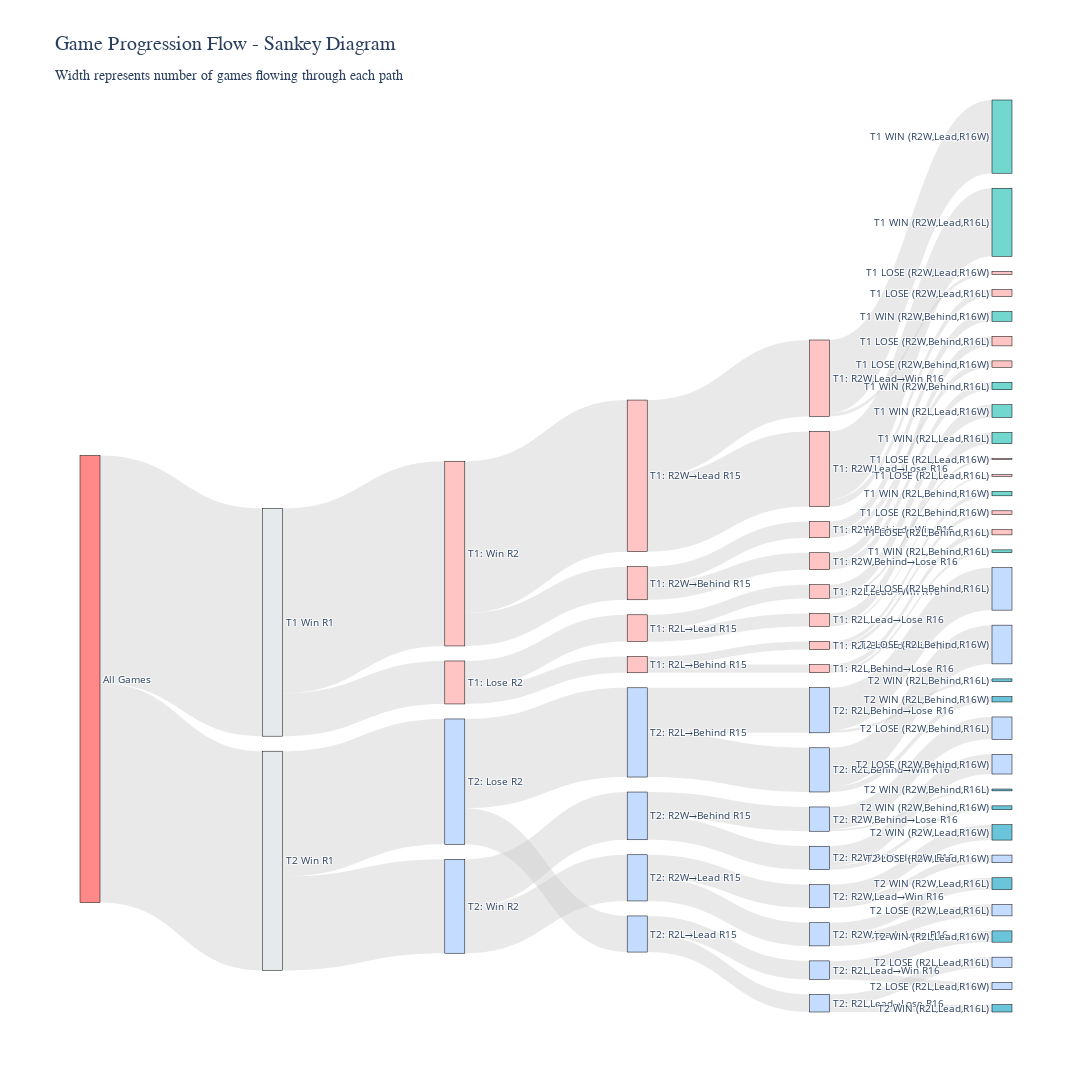

Source (notebook cell):
### Code cell
# ============================================================================
# SANKEY DIAGRAM - Interactive flow visualization
# ============================================================================

import plotly.graph_objects as go

def create_sankey_data():
    """Build Sankey diagram source/target/value arrays"""
    
    # Node labels (indexed)
    labels = [
        "All Games",  # 0
        
        # R1 level
        "T1 Win R1", "T2 Win R1",  # 1, 2
        
        # R2 level - T1 path
        "T1: Win R2", "T1: Lose R2",  # 3, 4
        # R2 level - T2 path
        "T2: Win R2", "T2: Lose R2",  # 5, 6
        
        # R15 level - T1 R2 win
        "T1: R2W→Lead R15", "T1: R2W→Behind R15",  # 7, 8
        # R15 level - T1 R2 loss
        "T1: R2L→Lead R15", "T1: R2L→Behind R15",  # 9, 10
        # R15 level - T2 R2 win
        "T2: R2W→Lead R15", "T2: R2W→Behind R15",  # 11, 12
        # R15 level - T2 R2 loss
        "T2: R2L→Lead R15", "T2: R2L→Behind R15",  # 13, 14
        
        # R16 level - T1 paths (8 nodes)
        "T1: R2W,Lead→Win R16", "T1: R2W,Lead→Lose R16",  # 15, 16
        "T1: R2W,Behind→Win R16", "T1: R2W,Behind→Lose R16",  # 17, 18
        "T1: R2L,Lead→Win R16", "T1: R2L,Lead→Lose R16",  # 19, 20
        "T1: R2L,Behind→Win R16", "T1: R2L,Behind→Lose R16",  # 21, 22
        
        # R16 level - T2 paths (8 nodes)
        "T2: R2W,Lead→Win R16", "T2: R2W,Lead→Lose R16",  # 23, 24
        "T2: R2W,Behind→Win R16", "T2: R2W,Behind→Lose R16",  # 25, 26
        "T2: R2L,Lead→Win R16", "T2: R2L,Lead→Lose R16",  # 27, 28
        "T2: R2L,Behind→Win R16", "T2: R2L,Behind→Lose R16",  # 29, 30
        
        # Final outcomes - T1 paths (16 nodes: 8 wins, 8 losses)
        "T1 WIN (R2W,Lead,R16W)", "T1 LOSE (R2W,Lead,R16W)",  # 31, 32
        "T1 WIN (R2W,Lead,R16L)", "T1 LOSE (R2W,Lead,R16L)",  # 33, 34
        "T1 WIN (R2W,Behind,R16W)", "T1 LOSE (R2W,Behind,R16W)",  # 35, 36
        "T1 WIN (R2W,Behind,R16L)", "T1 LOSE (R2W,Behind,R16L)",  # 37, 38
        "T1 WIN (R2L,Lead,R16W)", "T1 LOSE (R2L,Lead,R16W)",  # 39, 40
        "T1 WIN (R2L,Lead,R16L)", "T1 LOSE (R2L,Lead,R16L)",  # 41, 42
        "T1 WIN (R2L,Behind,R16W)", "T1 LOSE (R2L,Behind,R16W)",  # 43, 44
        "T1 WIN (R2L,Behind,R16L)", "T1 LOSE (R2L,Behind,R16L)",  # 45, 46
        
        # Final outcomes - T2 paths (16 nodes: 8 wins, 8 losses)
        "T2 WIN (R2W,Lead,R16W)", "T2 LOSE (R2W,Lead,R16W)",  # 47, 48
        "T2 WIN (R2W,Lead,R16L)", "T2 LOSE (R2W,Lead,R16L)",  # 49, 50
        "T2 WIN (R2W,Behind,R16W)", "T2 LOSE (R2W,Behind,R16W)",  # 51, 52
        "T2 WIN (R2W,Behind,R16L)", "T2 LOSE (R2W,Behind,R16L)",  # 53, 54
        "T2 WIN (R2L,Lead,R16W)", "T2 LOSE (R2L,Lead,R16W)",  # 55, 56
        "T2 WIN (R2L,Lead,R16L)", "T2 LOSE (R2L,Lead,R16L)",  # 57, 58
        "T2 WIN (R2L,Behind,R16W)", "T2 LOSE (R2L,Behind,R16W)",  # 59, 60
        "T2 WIN (R2L,Behind,R16L)", "T2 LOSE (R2L,Behind,R16L)",  # 61, 62
    ]
    
    sources = []
    targets = []
    values = []
    
    # Root to R1
    sources.extend([0, 0])
    targets.extend([1, 2])
    values.extend([r1_counts['t1_wins'], r1_counts['t2_wins']])
    
    # R1 to R2
    sources.extend([1, 1, 2, 2])
    targets.extend([3, 4, 5, 6])
    values.extend(t1_r2_branches + t2_r2_branches)
    
    # R2 to R15
    sources.extend([3, 3, 4, 4, 5, 5, 6, 6])
    targets.extend([7, 8, 9, 10, 11, 12, 13, 14])
    values.extend(t1r1w_t1r2w_r15 + t1r1w_t1r2l_r15 + t2r1w_t2r2w_r15 + t2r1w_t2r2l_r15)
    
    # R15 to R16 - T1 paths
    sources.extend([7, 7, 8, 8, 9, 9, 10, 10])
    targets.extend([15, 16, 17, 18, 19, 20, 21, 22])
    values.extend(t1r1w_t1r2w_t1r15lead_r16 + t1r1w_t1r2w_t1r15behind_r16 + 
                  t1r1w_t1r2l_t1r15lead_r16 + t1r1w_t1r2l_t1r15behind_r16)
    
    # R15 to R16 - T2 paths
    sources.extend([11, 11, 12, 12, 13, 13, 14, 14])
    targets.extend([23, 24, 25, 26, 27, 28, 29, 30])
    values.extend(t2r1w_t2r2w_t2r15lead_r16 + t2r1w_t2r2w_t2r15behind_r16 + 
                  t2r1w_t2r2l_t2r15lead_r16 + t2r1w_t2r2l_t2r15behind_r16)
    
    # R16 to Final - T1 paths
    t1_r16_indices = [15, 15, 16, 16, 17, 17, 18, 18, 19, 19, 20, 20, 21, 21, 22, 22]
    t1_final_indices = [31, 32, 33, 34, 35, 36, 37, 38, 39, 40, 41, 42, 43, 44, 45, 46]
    sources.extend(t1_r16_indices)
    targets.extend(t1_final_indices)
    t1_final_values = [v for path_counts in t1_final_counts.values() for v in path_counts]
    values.extend(t1_final_values)
    
    # R16 to Final - T2 paths
    t2_r16_indices = [23, 23, 24, 24, 25, 25, 26, 26, 27, 27, 28, 28, 29, 29, 30, 30]
    t2_final_indices = [47, 48, 49, 50, 51, 52, 53, 54, 55, 56, 57, 58, 59, 60, 61, 62]
    sources.extend(t2_r16_indices)
    targets.extend(t2_final_indices)
    t2_final_values = [v for path_counts in t2_final_counts.values() for v in path_counts]
    values.extend(t2_final_values)
    
    return labels, sources, targets, values

# Create Sankey diagram
print("Building Sankey diagram...")
labels, sources, targets, values = create_sankey_data()

# Color scheme
node_colors = []
for label in labels:
    if "All Games" in label:
        node_colors.append("rgba(255, 107, 107, 0.8)")  # Red
    elif "T1 WIN" in label:
        node_colors.append("rgba(78, 205, 196, 0.8)")  # Cyan
    elif "T1 LOSE" in label or "T1:" in label:
        node_colors.append("rgba(255, 182, 182, 0.8)")  # Light red
    elif "T2 WIN" in label:
        node_colors.append("rgba(69, 183, 209, 0.8)")  # Blue
    elif "T2 LOSE" in label or "T2:" in label:
        node_colors.append("rgba(182, 212, 255, 0.8)")  # Light blue
    else:
        node_colors.append("rgba(223, 230, 233, 0.8)")  # Gray

fig = go.Figure(data=[go.Sankey(
    node=dict(
        pad=15,
        thickness=20,
        line=dict(color="black", width=0.5),
        label=labels,
        color=node_colors
    ),
    link=dict(
        source=sources,
        target=targets,
        value=values,
        color="rgba(200, 200, 200, 0.4)"
    )
)])

fig.update_layout(
    title=dict(
        text="Game Progression Flow - Sankey Diagram<br><sub>Width represents number of games flowing through each path</sub>",
        font=dict(size=20, family="Arial Black")
    ),
    font=dict(size=10),
    height=1200,
    width=1600,
)

fig.show()

print(f"✓ Sankey diagram complete with {len(labels)} nodes and {len(values)} flows")

### Figure 1 — Plotly figure (JSON) as saved in the notebook; plotly's stock layout.template omitted (floating-point values rounded to 4 significant figures)
{"data": [{"link": {"color": "rgba(200, 200, 200, 0.4)", "source": [0, 0, 1, 1, 2, 2, 3, 3, 4, 4, 5, 5, 6, 6, 7, 7, 8, 8, 9, 9, 10, 10, 11, 11, 12, 12, 13, 13, 14, 14, 15, 15, 16, 16, 17, 17, 18, 18, 19, 19, 20, 20, 21, 21, 22, 22, 23, 23, 24, 24, 25, 25, 26, 26, 27, 27, 28, 28, 29, 29, 30, 30], "target": [1, 2, 3, 4, 5, 6, 7, 8, 9, 10, 11, 12, 13, 14, 15, 16, 17, 18, 19, 20, 21, 22, 23, 24, 25, 26, 27, 28, 29, 30, 31, 32, 33, 34, 35, 36, 37, 38, 39, 40, 41, 42, 43, 44, 45, 46, 47, 48, 49, 50, 51, 52, 53, 54, 55, 56, 57, 58, 59, 60, 61, 62], "value": [46179, 44462, 37461, 8718, 19045, 25417, 30734, 6727, 5410, 3308, 9363, 9682, 7322, 18095, 15492, 15242, 3282, 3445, 2773, 2637, 1654, 1654, 4672, 4691, 4764, 4918, 3749, 3573, 8954, 9141, 14850, 642, 13814, 1428, 1971, 1311, 1497, 1948, 2586, 187, 2276, 361, 892, 762, 579, 1075, 3114, 1558, 2396, 2295, 780, 3984, 375, 4543, 2283, 1466, 1493, 2080, 1096, 7858, 543, 8598]}, "node": {"color": ["rgba(255, 107, 107, 0.8)", "rgba(223, 230, 233, 0.8)", "rgba(223, 230, 233, 0.8)", "rgba(255, 182, 182, 0.8)", "rgba(255, 182, 182, 0.8)", "rgba(182, 212, 255, 0.8)", "rgba(182, 212, 255, 0.8)", "rgba(255, 182, 182, 0.8)", "rgba(255, 182, 182, 0.8)", "rgba(255, 182, 182, 0.8)", "rgba(255, 182, 182, 0.8)", "rgba(182, 212, 255, 0.8)", "rgba(182, 212, 255, 0.8)", "rgba(182, 212, 255, 0.8)", "rgba(182, 212, 255, 0.8)", "rgba(255, 182, 182, 0.8)", "rgba(255, 182, 182, 0.8)", "rgba(255, 182, 182, 0.8)", "rgba(255, 182, 182, 0.8)", "rgba(255, 182, 182, 0.8)", "rgba(255, 182, 182, 0.8)", "rgba(255, 182, 182, 0.8)", "rgba(255, 182, 182, 0.8)", "rgba(182, 212, 255, 0.8)", "rgba(182, 212, 255, 0.8)", "rgba(182, 212, 255, 0.8)", "rgba(182, 212, 255, 0.8)", "rgba(182, 212, 255, 0.8)", "rgba(182, 212, 255, 0.8)", "rgba(182, 212, 255, 0.8)", "rgba(182, 212, 255, 0.8)", "rgba(78, 205, 196, 0.8)", "rgba(255, 182, 182, 0.8)", "rgba(78, 205, 196, 0.8)", "rgba(255, 182, 182, 0.8)", "rgba(78, 205, 196, 0.8)", "rgba(255, 182, 182, 0.8)", "rgba(78, 205, 196, 0.8)", "rgba(255, 182, 182, 0.8)", "rgba(78, 205, 196, 0.8)", "rgba(255, 182, 182, 0.8)", "rgba(78, 205, 196, 0.8)", "rgba(255, 182, 182, 0.8)", "rgba(78, 205, 196, 0.8)", "rgba(255, 182, 182, 0.8)", "rgba(78, 205, 196, 0.8)", "rgba(255, 182, 182, 0.8)", "rgba(69, 183, 209, 0.8)", "rgba(182, 212, 255, 0.8)", "rgba(69, 183, 209, 0.8)", "rgba(182, 212, 255, 0.8)", "rgba(69, 183, 209, 0.8)", "rgba(182, 212, 255, 0.8)", "rgba(69, 183, 209, 0.8)", "rgba(182, 212, 255, 0.8)", "rgba(69, 183, 209, 0.8)", "rgba(182, 212, 255, 0.8)", "rgba(69, 183, 209, 0.8)", "rgba(182, 212, 255, 0.8)", "rgba(69, 183, 209, 0.8)", "rgba(182, 212, 255, 0.8)", "rgba(69, 183, 209, 0.8)", "rgba(182, 212, 255, 0.8)"], "label": ["All Games", "T1 Win R1", "T2 Win R1", "T1: Win R2", "T1: Lose R2", "T2: Win R2", "T2: Lose R2", "T1: R2W→Lead R15", "T1: R2W→Behind R15", "T1: R2L→Lead R15", "T1: R2L→Behind R15", "T2: R2W→Lead R15", "T2: R2W→Behind R15", "T2: R2L→Lead R15", "T2: R2L→Behind R15", "T1: R2W,Lead→Win R16", "T1: R2W,Lead→Lose R16", "T1: R2W,Behind→Win R16", "T1: R2W,Behind→Lose R16", "T1: R2L,Lead→Win R16", "T1: R2L,Lead→Lose R16", "T1: R2L,Behind→Win R16", "T1: R2L,Behind→Lose R16", "T2: R2W,Lead→Win R16", "T2: R2W,Lead→Lose R16", "T2: R2W,Behind→Win R16", "T2: R2W,Behind→Lose R16", "T2: R2L,Lead→Win R16", "T2: R2L,Lead→Lose R16", "T2: R2L,Behind→Win R16", "T2: R2L,Behind→Lose R16", "T1 WIN (R2W,Lead,R16W)", "T1 LOSE (R2W,Lead,R16W)", "T1 WIN (R2W,Lead,R16L)", "T1 LOSE (R2W,Lead,R16L)", "T1 WIN (R2W,Behind,R16W)", "T1 LOSE (R2W,Behind,R16W)", "T1 WIN (R2W,Behind,R16L)", "T1 LOSE (R2W,Behind,R16L)", "T1 WIN (R2L,Lead,R16W)", "T1 LOSE (R2L,Lead,R16W)", "T1 WIN (R2L,Lead,R16L)", "T1 LOSE (R2L,Lead,R16L)", "T1 WIN (R2L,Behind,R16W)", "T1 LOSE (R2L,Behind,R16W)", "T1 WIN (R2L,Behind,R16L)", "T1 LOSE (R2L,Behind,R16L)", "T2 WIN (R2W,Lead,R16W)", "T2 LOSE (R2W,Lead,R16W)", "T2 WIN (R2W,Lead,R16L)", "T2 LOSE (R2W,Lead,R16L)", "T2 WIN (R2W,Behind,R16W)", "T2 LOSE (R2W,Behind,R16W)", "T2 WIN (R2W,Behind,R16L)", "T2 LOSE (R2W,Behind,R16L)", "T2 WIN (R2L,Lead,R16W)", "T2 LOSE (R2L,Lead,R16W)", "T2 WIN (R2L,Lead,R16L)", "T2 LOSE (R2L,Lead,R16L)", "T2 WIN (R2L,Behind,R16W)", "T2 LOSE (R2L,Behind,R16W)", "T2 WIN (R2L,Behind,R16L)", "T2 LOSE (R2L,Behind,R16L)"], "line": {"color": "black", "width": 0.5}, "pad": 15, "thickness": 20}, "type": "sankey"}], "layout": {"font": {"size": 10}, "height": 1200, "title": {"font": {"family": "Arial Black", "size": 20}, "text": "Game Progression Flow - Sankey Diagram<br><sub>Width represents number of games flowing through each path</sub>"}, "width": 1600}}
